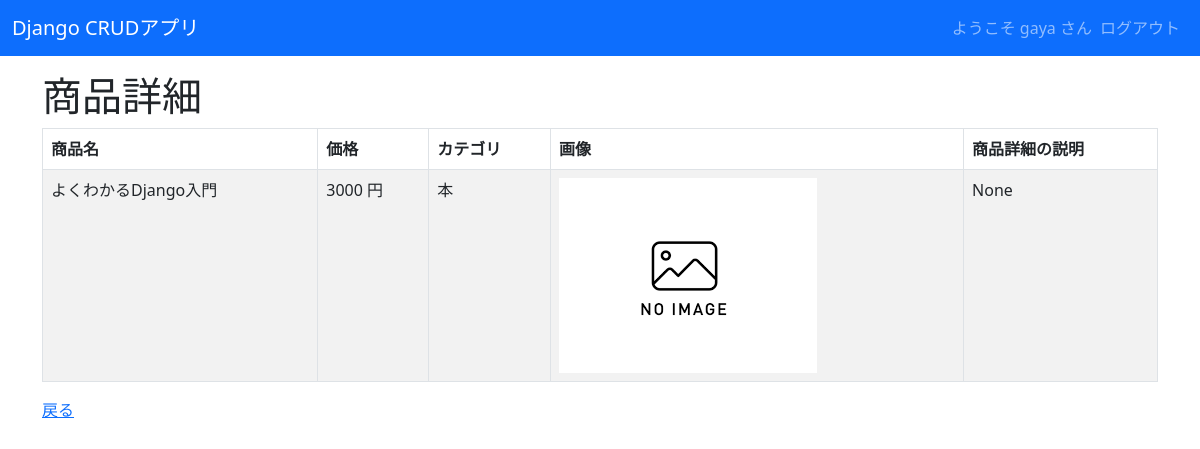
The app's page /crud/detail/1 (signed in) with its own data.
### crud/models.py (models this page shows, shortened)
class Product(models.Model):
    name = models.CharField(max_length=200)
    price = models.PositiveIntegerField()
    category = models.ForeignKey(Category, on_delete=models.CASCADE)
    img = models.ImageField(blank=True, default='noImage.png')
    detail = models.TextField(blank=True, null=True)

class Category(models.Model):
    name = models.CharField(max_length=200)
    def __str__(self):
        return self.name

### crud/views.py (the view)
# urls.py: path('crud/detail/<int:pk>', views.ProductDetailView.as_view(), name="detail"),
class ProductDetailView(LoginRequiredMixin, DetailView):
    model = Product

### crud/templates/crud/product_detail.html (shortened to what this page needs)
{% extends "base.html" %}
{% block content %}
<h1>商品詳細</h1>
<table class="table table-striped table-hover table-bordered">
  <thead>
    <tr>
      <th>商品名</th>
      <th>価格</th>
      <th>カテゴリ</th>
      <th>画像</th>
      <th>商品詳細の説明</th>
    </tr>
  </thead>
  <tr>
    <td>{{ product.name }}</td>
    <td>{{ product.price }} 円</td>
    <td>{{ product.category }}</td>
    <td><img src="{{ product.img.url }}" style="width:100px height:auto;"></td>
    <td>{{ product.detail }}</td>
  </tr>
</table>
<a href="{% url 'list' %}">戻る</a>
{% endblock %}

### crud/templates/base.html (shortened to what this page needs)
<!DOCTYPE html>
<html lang="ja">
<head>
  <link href="https://cdn.jsdelivr.net/npm/bootstrap@5.3.0-alpha3/dist/css/bootstrap.min.css" rel="stylesheet"
>
</head>
<body>
  <nav class="navbar navbar-expand-lg navbar-dark bg-primary" style="margin-bottom: 1rem;">
    <div class="container-fluid">
      <a class="navbar-brand" href="{% url 'list' %}">Django CRUDアプリ</a>
      <div class="collapse navbar-collapse" id="navbarNav">
        <ul class="navbar-nav ms-auto">
          {% if request.user.is_authenticated %}
          <span class="navbar-text">
            ようこそ {{ user.get_username }} さん
          </span>
          <li class="nav-item">
            <form action="{% url 'logout' %}" method="post">
              <input class="nav-link" type="submit" value="ログアウト">
            </form>
          </li>
          {% else %}
          <li class="nav-item">
            <a class="nav-link" href="{% url 'login' %}">ログイン</a>
          </li>
          {% endif %}
        </ul>
      </div>
    </div>
  </nav>
  <div class="container">
    {% block content %}{% endblock %}
  </div>
</body>
</html>

### records on screen
Product: name "よくわかるDjango入門", price "3000", category "本", img (placeholder picture), detail "None"

### other values on screen
{{ user.get_username }} "gaya"
